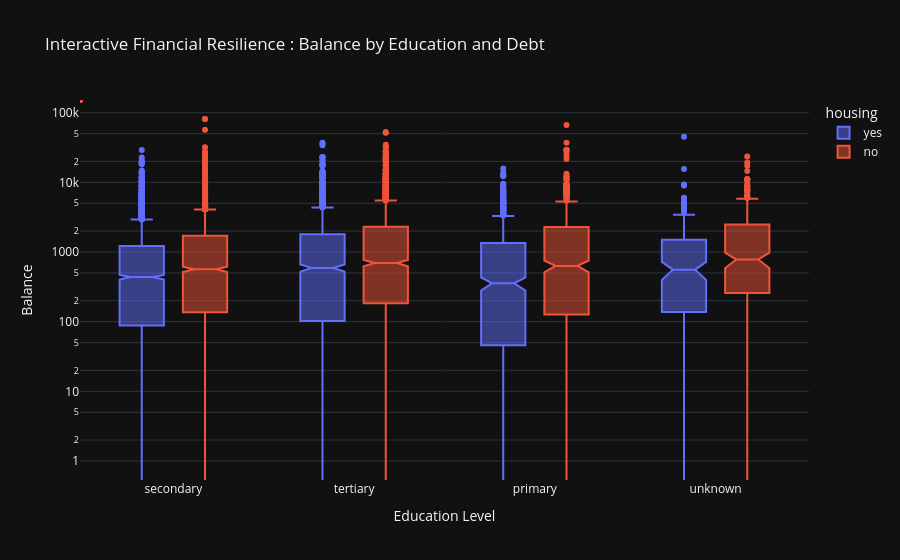

Notebook source saved alongside this figure:
### Markdown cell above
## Financial Resilience: Education and Debt Influence
**Question:** How do education levels and housing loans interact to influence account balances and final conversion outcomes?

### Code cell
fig = px.box(df , x='education', y='balance', color='housing',
             notched = True,
             title='Interactive Financial Resilience : Balance by Education and Debt',
             labels= {'balance' : 'Balance' ,'education' : 'Education Level'})
fig.update_layout(yaxis_type ='log' , template ='plotly_dark')
fig.show()

### Figure 1 — Plotly figure (JSON) as saved in the notebook; plotly's stock layout.template omitted (floating-point values rounded to 4 significant figures; data arrays with more than 128 entries replaced by an {"elided": "..."} marker saying what was removed)
{"data": [{"alignmentgroup": "True", "hovertemplate": "housing=yes<br>Education Level=%{x}<br>Balance=%{y}<extra></extra>", "legendgroup": "yes", "marker": {"color": "#636efa"}, "name": "yes", "notched": true, "offsetgroup": "yes", "orientation": "v", "showlegend": true, "type": "box", "x": {"elided": "5281 str values"}, "x0": " ", "xaxis": "x", "y": {"elided": "5281 int values"}, "y0": " ", "yaxis": "y"}, {"alignmentgroup": "True", "hovertemplate": "housing=no<br>Education Level=%{x}<br>Balance=%{y}<extra></extra>", "legendgroup": "no", "marker": {"color": "#EF553B"}, "name": "no", "notched": true, "offsetgroup": "no", "orientation": "v", "showlegend": true, "type": "box", "x": {"elided": "5881 str values"}, "x0": " ", "xaxis": "x", "y": {"elided": "5881 int values"}, "y0": " ", "yaxis": "y"}], "layout": {"boxmode": "group", "legend": {"title": {"text": "housing"}, "tracegroupgap": 0}, "title": {"text": "Interactive Financial Resilience : Balance by Education and Debt"}, "xaxis": {"anchor": "y", "domain": [0, 1], "title": {"text": "Education Level"}}, "yaxis": {"anchor": "x", "domain": [0, 1], "title": {"text": "Balance"}, "type": "log"}}}
